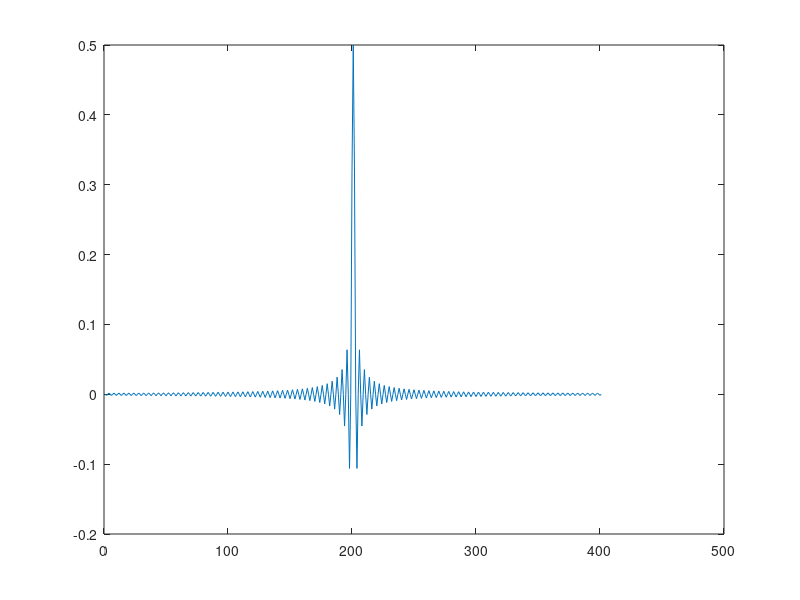
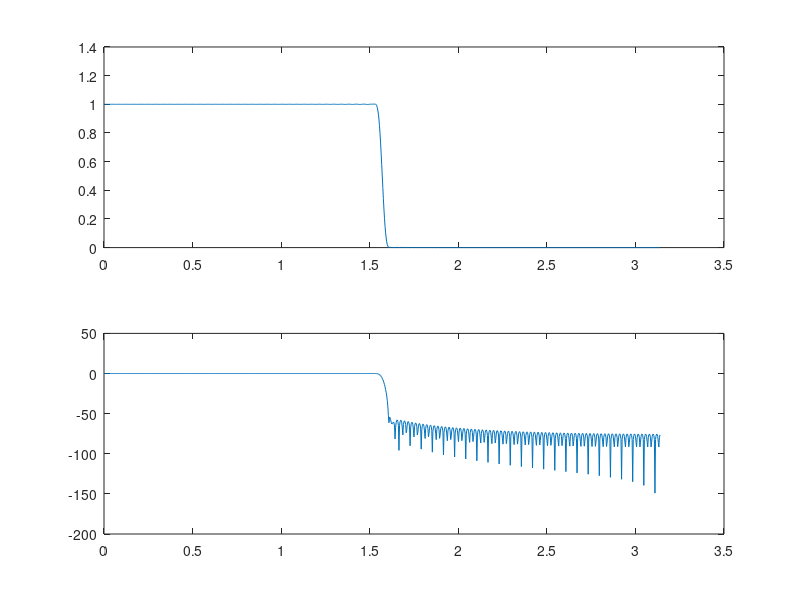
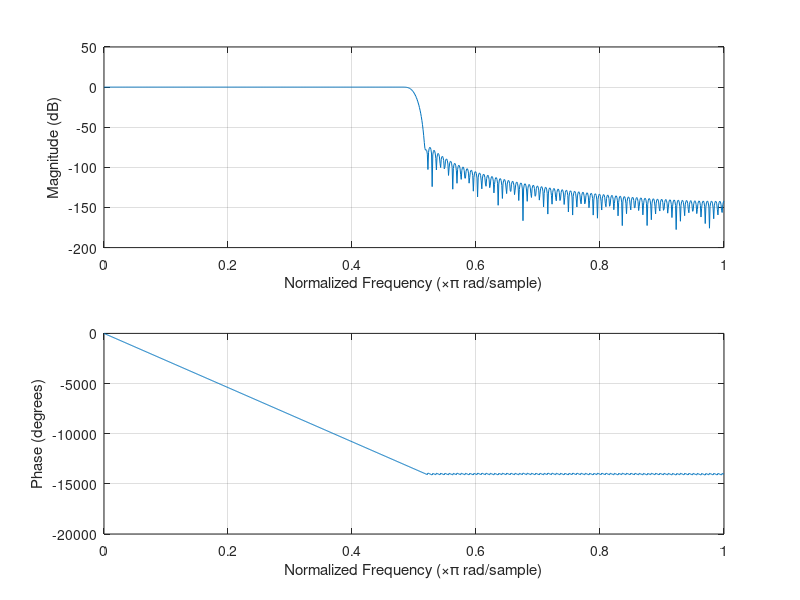
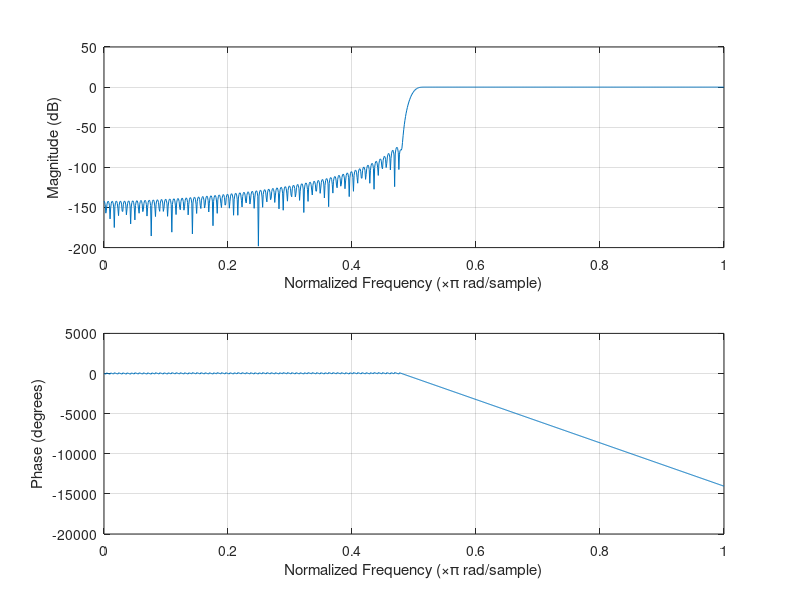

Here is the MATLAB script that generated these plots, in order: (Note: this script raises an error after producing the figures.)
n = (-200:200)

Wc = 0.5;
hid = (Wc).*sinc((Wc)*n);

M = 300;

nfir = -M/2:M/2
hfir = (Wc)*sinc((Wc)*nfir);
hfir = hfir(:);

w = hamming(M+1)
w = w(:);
hfir=hfir.*w;

figure(1)
plot(hid)

figure(2)
[H,F] = freqz(hfir,1,1000)

figure(3)
subplot(211)
plot(F, abs(H))
subplot(212)
plot(F,20*log10(abs(H)))

lfir = fir1(M,0.5,blackman(M+1));
hfir = fir1(M,0.5,'high',blackman(M+1));

figure(4)
freqz(lfir)
%hold on 
figure(5)
freqz(hfir)
%hold off

fc = [300 3400];
fs = 16000;

pfir = fir1(M,fc/(fs/2),blackman(M+1));
pfir2 = fir1(M,fc/(fs/2));


[H2,F2] = freqz(pfir,1,fs);
[H3,F3] = freqz(pfir2,1,fs);

figure(6)
plot(F2*fs/2/pi,20*log10(abs(H2)))
hold on
plot(F3*fs/2/pi,20*log10(abs(H3)))
hold off

figure(7)
impz(pfir)

load speech_8_16_44.mat



figure(8)
% plot(sig16)
% hold on 
plot(filter(pfir, sig16))
xlim([2000 4000])
% hold off
